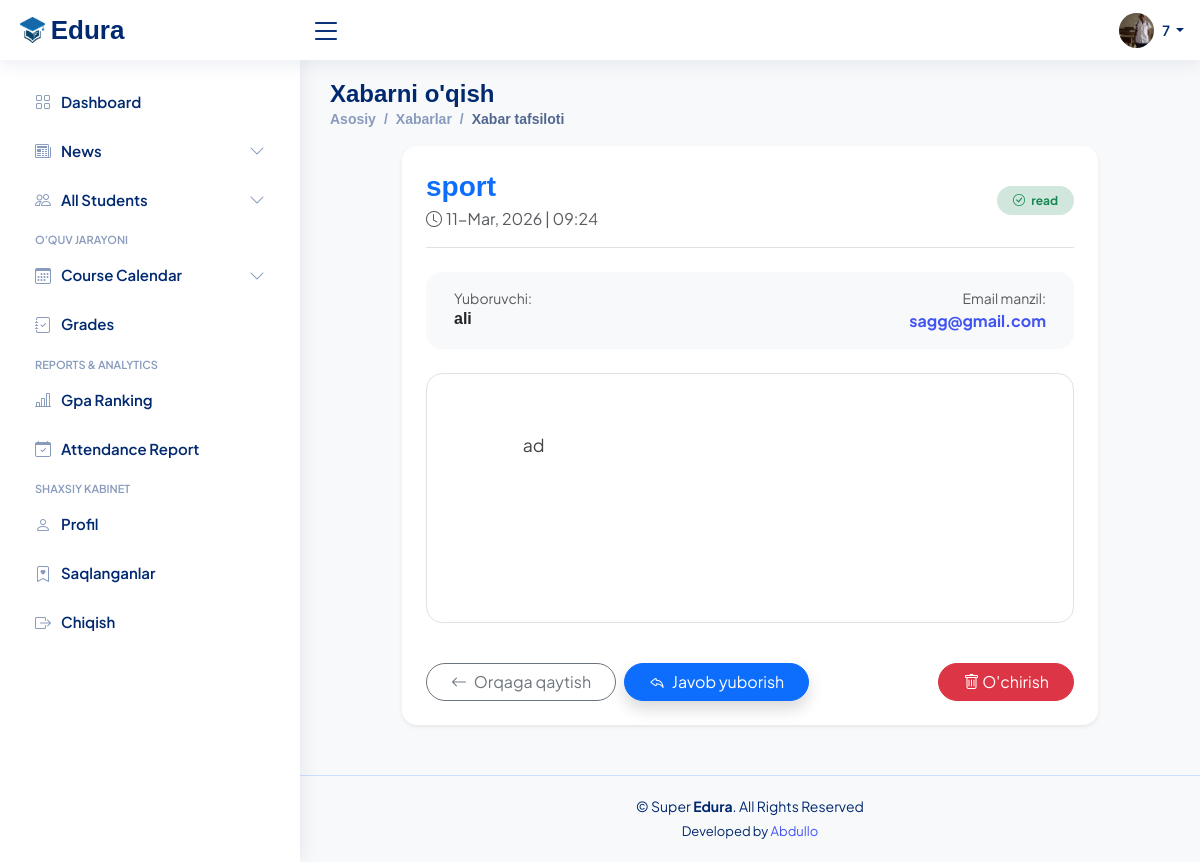
/message/9/ (signed in), run on the app's committed database.
### student_management/models.py (models this page shows, shortened)
class Student(models.Model):
    GENDER_CHOICES = (
        ('M', 'Male'),
        ('F', 'Female'),
    )
    ACADEMIC_LEVEL_CHOICES = (
        ('P.1', 'Primary 1'),
        ('P.2', 'Primary 2'),
        ('P.3', 'Primary 3'),
        ('P.4', 'Primary 4'),
        ('P.5', 'Primary 5'),
    )
    ENROLLMENT_STATUS_CHOICES = (
        ('active', 'Active'),
        ('dismissed', 'Dismissed'),
        ('graduated', 'Graduated'),
        ('transferred', 'Transferred'),
    )
    user = models.OneToOneField(
        settings.AUTH_USER_MODEL,
        on_delete=models.CASCADE,
        related_name='student_profile',
        null=True, # Avvaldan bor talabalar uchun xato bermasligi uchun
        blank=True
    )
    id = models.UUIDField(primary_key=True, default=uuid.uuid4, editable=False)
    first_name = models.CharField('First Name', max_length=50)
    last_name = models.CharField('Last Name', max_length=50)
    birth_date = models.DateField('Birth Date')
    gender = models.CharField('Gender', max_length=10, choices=GENDER_CHOICES, default='M')
    current_academic_level = models.CharField('Current Academic Level', max_length=10, choices=ACADEMIC_LEVEL_CHOICES)
    enrollment_status = models.CharField('Enrollment Status', max_length=20, choices=ENROLLMENT_STATUS_CHOICES, default='active')
    photo = models.ImageField('Photo', upload_to='students/photos', blank=True, null=True)
    created_at = models.DateTimeField(auto_now_add=True)
    class Meta:
        verbose_name = "Talaba"
        verbose_name_plural = "Talabalar"
        ordering = ['-created_at']

### core/models.py (models this page shows, shortened)
class ContactMessage(models.Model):
    full_name = models.CharField(max_length=100)
    email = models.EmailField()
    subject = models.CharField(max_length=200)
    message = models.TextField()
    created_at = models.DateTimeField(auto_now_add=True)
    is_read = models.BooleanField(default=False)
    is_starred = models.BooleanField(default=False)
    is_deleted = models.BooleanField(default=False)

### core/views.py (the view)
# urls.py: path('message/<int:pk>/', views.read_message, name='read_message'),
@login_required(login_url='core:login')
def read_message(request, pk):
    msg = get_object_or_404(ContactMessage, pk=pk)
    msg.is_read = True
    msg.save()
    return render(request, 'main/message_detail.html', {'msg': msg})

### core/context_processors.py (called while the page is built)
def unread_messages_data(request):
    if request.user.is_authenticated and request.user.is_superuser:
        unread_qs = ContactMessage.objects.filter(is_read=False).order_by('-created_at')
        return {
            'unread_count': unread_qs.count(),        # Jami soni: {{ unread_count }}
            'unread_msgs_list': unread_qs[:5]         # Oxirgi 5 tasi: {% for msg in unread_msgs_list %}
        }
    return {
        'unread_count': 0,
        'unread_msgs_list': []
    }

### core/templates/main/message_detail.html (shortened to what this page needs)
{% extends 'main/base.html' %}
{% block content %}
<div class="pagetitle">
    <h1>Xabarni o'qish</h1>
    <nav>
        <ol class="breadcrumb">
            <li class="breadcrumb-item"><a href="{% url 'core:dashboard' %}">Asosiy</a></li>
            <li class="breadcrumb-item"><a href="{% url 'core:all_messages' %}">Xabarlar</a></li>
            <li class="breadcrumb-item active">Xabar tafsiloti</li>
        </ol>
    </nav>
</div>
<section class="section">
    <div class="row justify-content-center">
        <div class="col-lg-10">
            <div class="card shadow-sm border-0" style="border-radius: 15px;">
                <div class="card-body p-4">
                    <div class="d-flex justify-content-between align-items-center border-bottom pb-3 mb-4">
                        <div>
                            <h3 class="fw-bold mb-1 text-primary">{{ msg.subject }}</h3>
                            <span class="text-muted"><i class="bi bi-clock me-1"></i>{{ msg.created_at|date:"d-M, Y | H:i" }}</span>
                        </div>
                        <div class="text-end">
                            <span class="badge bg-success-light text-success rounded-pill px-3 py-2">
                                <i class="bi bi-check-circle me-1"></i> read
                            </span>
                        </div>
                    </div>
                    <div class="row mb-4 bg-light p-3 rounded-4 mx-0">
                        <div class="col-md-6">
                            <p class="mb-0 text-muted small">Yuboruvchi:</p>
                            <h6 class="fw-bold mb-0">{{ msg.full_name }}</h6>
                        </div>
                        <div class="col-md-6 text-md-end">
                            <p class="mb-0 text-muted small">Email manzil:</p>
                            <a href="mailto:{{ msg.email }}" class="text-decoration-none fw-bold">{{ msg.email }}</a>
                        </div>
                    </div>
                    <div class="message-content p-4 border rounded-4 bg-white" style="min-height: 250px; line-height: 1.8; white-space: pre-wrap; font-size: 1.1rem; color: #444;">
                        {{ msg.message }}
                    </div>
                    <div class="mt-4 pt-3 d-flex gap-2">
                        <a href="{% url 'core:all_messages' %}" class="btn btn-outline-secondary rounded-pill px-4">
                            <i class="bi bi-arrow-left me-1"></i> Orqaga qaytish
                        </a>
                        <a href="mailto:{{ msg.email }}" class="btn btn-primary rounded-pill px-4 shadow">
                            <i class="bi bi-reply me-1"></i> Javob yuborish
                        </a>
                        <button class="btn btn-danger rounded-pill px-4 ms-auto" onclick="confirmDelete()">
                            <i class="bi bi-trash"></i> O'chirish
                        </button>
                    </div>
                </div>
            </div>
        </div>
    </div>
</section>
{% endblock %}

### core/templates/includes/header.html (shortened to what this page needs)
{% load static %}
<header id="header" class="header fixed-top d-flex align-items-center">
  <div class="d-flex align-items-center justify-content-between">
    <a href="{% url 'core:dashboard' %}" class="logo d-flex align-items-center">
      <img src="{% static 'img/logo.png' %}" alt="Logo">
      <span class="d-none d-lg-block">Edura</span>
    </a>
    <i class="bi bi-list toggle-sidebar-btn"></i>
  </div>
  <nav class="header-nav ms-auto">
    <ul class="d-flex align-items-center">
      <li class="nav-item dropdown pe-3">
        <a class="nav-link nav-profile d-flex align-items-center pe-0" href="#" data-bs-toggle="dropdown">
          {% if user.student_profile.photo %}
            <img src="{{ user.student_profile.photo.url }}" alt="Profile" class="rounded-circle" style="width: 35px; height: 35px; object-fit: cover;">
          {% else %}
            <img src="{% static 'img/profile-img.png' %}" alt="Default Profile" class="rounded-circle" style="width: 35px; height: 35px; object-fit: cover;">
          {% endif %}
          <span class="d-none d-md-block dropdown-toggle ps-2">
            {{ user.first_name|default:user.username }}
          </span>
        </a>
      </li>
    </ul>
  </nav>
</header>

### core/static/css/style.css (style rules this page uses)
:root { scroll-behavior: smooth; }
body { font-family: "Open Sans", sans-serif; background: #f6f9ff; color: #444444; }
a { color: #4154f1; text-decoration: none; }
h1, h2, h3, h4, h5, h6 { font-family: "Nunito", sans-serif; }
.pagetitle { margin-bottom: 10px; }
.pagetitle h1 { font-size: 24px; margin-bottom: 0; font-weight: 600; color: #012970; }
.bg-success-light { background-color: #d1e7dd; border-color: #d1e7dd; }
.card { margin-bottom: 30px; border: none; border-radius: 5px; box-shadow: 0px 0 30px rgba(1, 41, 112, 0.1); }
.card-body { padding: 0 20px 20px 20px; }
.breadcrumb { font-size: 14px; font-family: "Nunito", sans-serif; color: #899bbd; font-weight: 600; }
.breadcrumb a { color: #899bbd; transition: 0.3s; }
.breadcrumb .breadcrumb-item::before { color: #899bbd; }
.breadcrumb .active { color: #51678f; font-weight: 600; }
.logo { line-height: 1; }
@media (min-width: 1200px) { .logo { width: 280px; } }
.logo img { max-height: 26px; margin-right: 6px; }
.logo span { font-size: 26px; font-weight: 700; color: #012970; font-family: "Nunito", sans-serif; }
.header { transition: all 0.5s; z-index: 997; height: 60px; box-shadow: 0px 2px 20px rgba(1, 41, 112, 0.1); background-color: #fff; padding-left: 20px; }
.header .toggle-sidebar-btn { font-size: 32px; padding-left: 10px; cursor: pointer; color: #012970; }
.header-nav ul { list-style: none; }
.header-nav>ul { margin: 0; padding: 0; }
.header-nav .nav-profile { color: #012970; }
.header-nav .nav-profile img { max-height: 36px; }
.header-nav .nav-profile span { font-size: 14px; font-weight: 600; }

### core/templates/main/base.html (style rules this page uses)
:root { --edura-primary: #4361ee; --edura-secondary: #3f37c9; --edura-success: #4cc9f0; --edura-danger: #f72585; --glass-bg: rgba(255, 255, 255, 0.95); }
body { font-family: 'Plus Jakarta Sans', sans-serif; background-color: #f8f9fa; color: #2d3436; }

### data on the page
ContactMessage: subject "sport", created_at|H "11-Mar, 2026 | 09:24", full_name "ali", email "sagg@gmail.com", message "ad"

### other printed values
{{ user.first_name|default:user.username }} "7"
